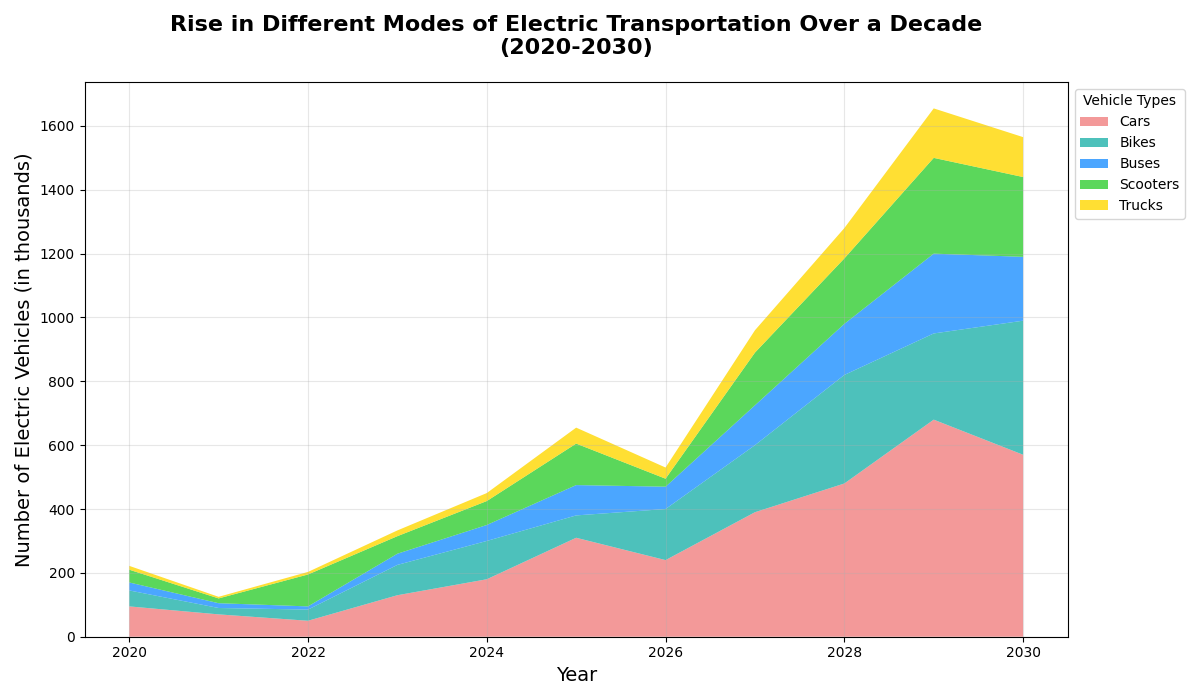

This figure's Python source:
import matplotlib.pyplot as plt
import numpy as np

years = np.arange(2020, 2031)

# Altering the order of some values in each vehicle group
electric_cars = [95, 70, 50, 130, 180, 310, 240, 390, 480, 680, 570]
electric_bikes = [50, 20, 35, 95, 120, 70, 160, 210, 340, 270, 420]
electric_buses = [25, 15, 10, 35, 50, 95, 70, 125, 160, 250, 200]
electric_scooters = [40, 15, 100, 55, 75, 130, 25, 165, 205, 300, 250]
electric_trucks = [12, 5, 8, 18, 25, 50, 35, 70, 95, 155, 125]

# Reconstruct the array similar to the original structure
electric_vehicles = np.array([electric_cars, electric_bikes, electric_buses, electric_scooters, electric_trucks])

fig, ax = plt.subplots(figsize=(12, 7))

ax.stackplot(years, electric_vehicles, labels=['Cars', 'Bikes', 'Buses', 'Scooters', 'Trucks'], 
             colors=['lightcoral', 'lightseagreen', 'dodgerblue', 'limegreen', 'gold'], alpha=0.8)

ax.set_title("Rise in Different Modes of Electric Transportation Over a Decade\n(2020-2030)", fontsize=16, fontweight='bold', pad=20)
ax.set_xlabel("Year", fontsize=14)
ax.set_ylabel("Number of Electric Vehicles (in thousands)", fontsize=14)
ax.legend(loc='upper left', bbox_to_anchor=(1, 1), title='Vehicle Types')
ax.grid(alpha=0.3)
plt.tight_layout()
plt.show()
